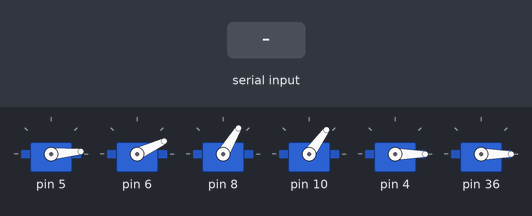
The sketch below on a simulated Arduino Uno, built with avr-gcc and run on an emulated ATmega328P. Shown: 6 × servo. Inputs (shaded band) come from the test bench. What the sketch prints to the serial monitor is not drawn.

Above: at 16.2 s.
16.3 s: "x" received over Serial
At 18.0 s:
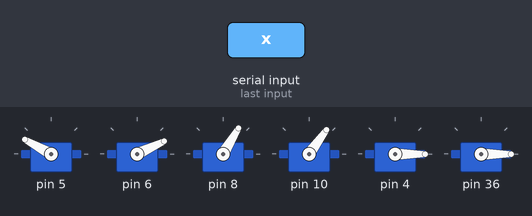
18.6 s: byte 122 ('z') received over Serial
At 19.8 s:
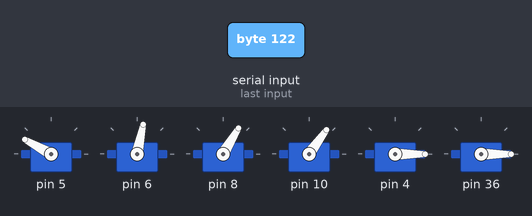
20.1 s: byte 85 ('U') received over Serial
At 21.6 s:
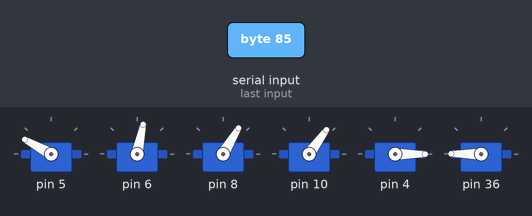
22.7 s: byte 84 ('T') received over Serial
At 24.5 s:
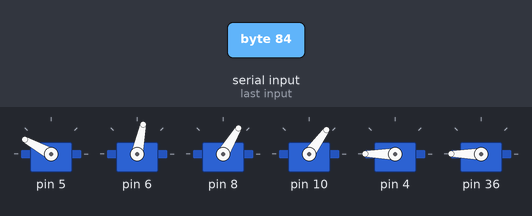
25.3 s: byte 117 ('u') received over Serial
At 26.8 s:
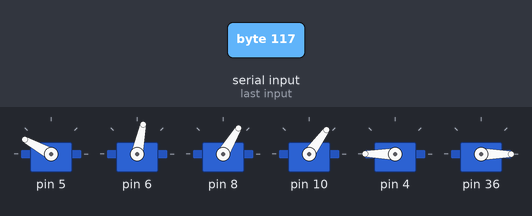
27.9 s: "X" received over Serial
At 29.2 s:
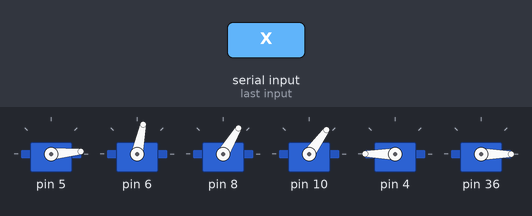
Timing chart, 0 to 30.9 s (numbered marks = the images above; inputs shaded):
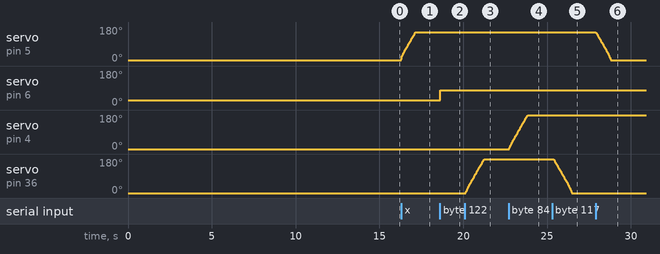

Measured:
- after the input at 16.3 s, servo on pin 5: moves from 5° to 151° over 0.83 s, starting at once
- after the input at 18.6 s, servo on pin 6: 25° → 78° at once
- after the input at 20.1 s, servo on pin 36: moves from 0° to 180° over 1.1 s, starting at once
- after the input at 22.7 s, servo on pin 4: moves from 0° to 180° over 1.1 s, starting at once
- after the input at 25.3 s, servo on pin 36: moves from 180° to 0° over 1.1 s, starting after 0.08 s
- after the input at 27.9 s, servo on pin 5: moves from 151° to 5° over 0.89 s, starting at once

The sketch:

BluetoothControl.ino
```cpp
#include <SoftwareSerial.h>
#include <Servo.h>

#define DELAY 2500
#define OneStepMillisecForSrvo 10;
//#define MAX_COUNT_MOTORS 20;
const int MAX_COUNT_MOTORS = 30;

class Motor {
  protected:
    int PinRelay;

  public:
    Motor(int pinRelay)
    {
      this->PinRelay = pinRelay;
      pinMode(this->PinRelay, OUTPUT);
      MotorOff();
    }

    int OneStepPlusMicrosec()
    {
      return 0;
    }

    int OneStepMinusMicrosec()
    {
      return 0;
    }

    bool MotorOn()
    {
      digitalWrite(this->PinRelay, LOW);
      return true;
    }

    bool MotorOff()
    {
      digitalWrite(this->PinRelay, HIGH);
      return true;
    }

    int setCurrentMin()
    {
      return 0;
    }

    int setCurrentMax()
    {
      return 0;
    }

};

class ServoPrivod : public Motor {

  protected:
    Servo servo;

    int PinServo;
    //int PinRelay;
    int CurrentMicrosec;

    int MinMicrosec;
    int MaxMicrosec;

  public:
    ServoPrivod(int pinControl, int pinRelay, int minMicrosec, int maxMicrosec) : Motor(pinRelay)
    {
      this->PinServo = pinControl;
      // this->PinRelay = pinRelay;
      servo.attach(pinControl);
      //pinMode(pinRelay, OUTPUT);
      this->MinMicrosec = minMicrosec;
      this->MaxMicrosec = maxMicrosec;
      this->CurrentMicrosec = minMicrosec;
      setCurrentMin();
      MotorOn();
      delay(DELAY);
      MotorOff();
    }

    int OneStepPlusMicrosec()
    {
      int newCurrent = -1;

      if (servo.attached())
      {
        newCurrent = this->CurrentMicrosec + OneStepMillisecForSrvo;

        if (newCurrent > this->MaxMicrosec)
          newCurrent = this->MaxMicrosec;

        this->CurrentMicrosec = newCurrent;

        //digitalWrite(this->PinRelay, LOW);
        //servo.writeMicroseconds(newCurrent);
        //delay(DELAY);
        //digitalWrite(this->PinRelay, HIGH);
      }

      return newCurrent;
    }

    int OneStepMinusMicrosec()
    {
      int newCurrent = -1;

      if (servo.attached())
      {
        newCurrent = this->CurrentMicrosec - OneStepMillisecForSrvo;

        if (newCurrent < this->MinMicrosec)
          newCurrent = this->MinMicrosec;

        this->CurrentMicrosec = newCurrent;

        //digitalWrite(this->PinRelay, LOW);
        //servo.writeMicroseconds(newCurrent);
        //delay(DELAY);
        //digitalWrite(this->PinRelay, HIGH);
      }

      return newCurrent;
    }

    int setCurrentMin()
    {
      int newCurrent = -1;

      if (servo.attached())
      {
        newCurrent = this->MinMicrosec;
        this->CurrentMicrosec = newCurrent;

        //digitalWrite(this->PinRelay, LOW);
        //servo.writeMicroseconds(newCurrent);
        //delay(DELAY);
        //digitalWrite(this->PinRelay, HIGH);
      }
      return newCurrent;
    }

    bool MotorOn()
    {
      bool res = false;
      if (servo.attached())
      {
        digitalWrite(this->PinRelay, LOW);
        servo.writeMicroseconds(this->CurrentMicrosec);
      }
      return res;
    }

    bool MotorOff()
    {
      digitalWrite(this->PinRelay, HIGH);
      return true;
    }

    int setCurrentMax()
    {
      this->CurrentMicrosec = this->MaxMicrosec;
      return this->CurrentMicrosec;
    }
};


//***************************************************************
// class Robot {

//   public:
//     Robot()
//     {
//       ;
//     }

//     void PlusOneStep(Motor* motor)
//     {
//       motor->OneStepPlusMicrosec();
//     }

//     void MinusOneStep(Motor* motor)
//     {
//       motor->OneStepMinusMicrosec();
//     }

//     void PlusOneStep(int countMotors, ...)
//     {
//       bool res = false;
//       if (countMotors > 0)
//       {
//         res = true;
//         va_list motors;                     // указатель va_list
//         va_start(motors, countMotors);      // устанавливаем указатель

//         for(int i = 0; i < countMotors; i++)
//         {
//           va_arg(motors, Motor*) -> OneStepPlusMicrosec();  // получаем значение текущего параметра типа Motor
//         }
//         va_end(motors); // завершаем обработку параметров
//       }

//       return res;
//     }

//     void MinusOneStep(int countMotors, ...)
//     {
//       bool res = false;
//       if (countMotors > 0)
//       {
//         res = true;
//         va_list motors;                     // указатель va_list
//         va_start(motors, countMotors);      // устанавливаем указатель

//         for(int i = 0; i < countMotors; i++)
//         {
//           va_arg(motors, Motor*) -> OneStepMinusMicrosec();  // получаем значение текущего параметра типа Motor
//         }
//         va_end(motors); // завершаем обработку параметров
//       }

//       return res;
//     }

//     bool MotorsOn(int countMotors, ...)
//     {
//       bool res = false;
//       if (countMotors > 0)
//       {
//         res = true;

//         Motor* tempArray[MAX_COUNT_MOTORS]; // Временный массив всех моторов
//         va_list motors;                     // указатель va_list
//         va_start(motors, countMotors);      // устанавливаем указатель

//         for(int i = 0; i < countMotors; i++)
//         {
//             tempArray[i] = va_arg(motors, Motor*);  // получаем значение текущего параметра типа Motor
//             tempArray[i] -> MotorOn();
//         }
//         va_end(motors); // завершаем обработку параметров

//         // delay(DELAY);   // Временная задержка для работы всех моторов

//         // for(int i = 0; i < countMotors; i++)
//         // {
//         //     tempArray[i] -> MotorOff();
//         // }
//       }

//       return res;
//     }

//     bool MotorsOff(int countMotors, ...)
//     {
//       bool res = false;
//       if (countMotors > 0)
//       {
//         res = true;

//         Motor* tempArray[MAX_COUNT_MOTORS]; // Временный массив всех моторов
//         va_list motors;                     // указатель va_list
//         va_start(motors, countMotors);      // устанавливаем указатель

//         for(int i = 0; i < countMotors; i++)
//         {
//             tempArray[i] = va_arg(motors, Motor*);  // получаем значение текущего параметра типа Motor
//             tempArray[i] -> MotorOff();
//         }
//         va_end(motors); // завершаем обработку параметров

//         // delay(DELAY);   // Временная задержка для работы всех моторов

//         // for(int i = 0; i < countMotors; i++)
//         // {
//         //     tempArray[i] -> MotorOff();
//         // }
//       }

//       return res;
//     }
// };
//***************************************************************

int GetValue; // Принимаемый сигнал
int led = 13; // Номер пина светодиода на плате ардуино
//SoftwareSerial BTserial(17, 16);  // Соединение по блютуз

Motor* cat11;
Motor* cat12;
Motor* cat21;
Motor* cat22;
ServoPrivod* X;
ServoPrivod* Z1;
ServoPrivod* Z2;
ServoPrivod* Y;
ServoPrivod* Hand;
ServoPrivod* Upper;

void setup()
{
  Serial.begin(9600);
  //BTserial.begin(9600);   // Соединение по блютуз
  //pinMode(led, OUTPUT);

  //*****************************************
  // Модель робота
  cat11 = new Motor(41);
  cat12 = new Motor(42);
  cat21 = new Motor(43);
  cat22 = new Motor(44);
  X = new ServoPrivod(5, 50, 600, 2100);
  Z1 = new ServoPrivod(6, 51, 800, 1350);
  Z2 = new ServoPrivod(8, 52, 1150, 1800);
  Z1->setCurrentMax();
  Y = new ServoPrivod(10, 53, 1100, 1450);
  Hand = new ServoPrivod(4, 46, 500, 2500);
  Upper = new ServoPrivod(36, 37, 500, 2500);
  //*****************************************
}

void loop()
{
  //if (Serial.available())
  if (Serial.available())
  {
    GetValue =  Serial.read();
    Serial.println(GetValue);

    switch (GetValue)
    {
      case '0':
      {
        cat11->MotorOff();
        cat12->MotorOff();
        cat21->MotorOff();
        cat22->MotorOff();
        X->MotorOff();
        Z1->MotorOff();
        Z2->MotorOff();
        Y->MotorOff();
        Hand->MotorOff();
        Upper->MotorOff();
        Serial.println("Motors are off!");
        break;
      }

      case '1':
      {
        cat11->MotorOn();
        cat21->MotorOn();
        break;
      }

      case '2':
      {
        cat12->MotorOn();
        cat21->MotorOn();
        break;
      }

      case '3':
      {
        cat12->MotorOn();
        cat22->MotorOn();
        break;
      }

      case '4':
      {
        cat11->MotorOn();
        cat22->MotorOn();
        break;
      }

      case 'X':
      {
        do
        {
          Serial.println(X->OneStepMinusMicrosec());
          X->MotorOn();
        } while(!Serial.available());
        break;
      }

      case 'x':
      {
        do
        {
          Serial.println(X->OneStepPlusMicrosec());
          X->MotorOn();
        } while(!Serial.available());
        break;
      }

      case 'Y':
      {
        do
        {
          Serial.println(Y->OneStepMinusMicrosec());
          Y->MotorOn();
        } while(!Serial.available());
        break;
      }

      case 'y':
      {
        do
        {
          Serial.println(Y->OneStepPlusMicrosec());
          Y->MotorOn();
        } while(!Serial.available());
        break;
      }

      case 'Z':
      {
        do
        {
          Serial.println(Z2->OneStepPlusMicrosec());
          Serial.println(Z1->OneStepMinusMicrosec());
          Z1->MotorOn();
          Z2->MotorOn();
        } while(!Serial.available());
        break;
      }

      case 'z':
      {
        do
        {
          Serial.println(Z1->OneStepPlusMicrosec());
          Serial.println(Z2->OneStepMinusMicrosec());
          Z1->MotorOn();
          Z2->MotorOn();
        } while(!Serial.available());
        break;
      }

      case 'U':
      {
        do
        {
          Serial.println(Upper->OneStepPlusMicrosec());
          Upper->MotorOn();
        } while(!Serial.available());
        break;
      }

      case 'u':
      {
        do
        {
          Serial.println(Upper->OneStepMinusMicrosec());
          Upper->MotorOn();
        } while(!Serial.available());
        break;
      }

      case 'T':
      {
        do
        {
          Serial.println(Hand->OneStepPlusMicrosec());
          Hand->MotorOn();
        } while(!Serial.available());
        break;
      }

      case 't':
      {
        do
        {
          Serial.println(Hand->OneStepMinusMicrosec());
          Hand->MotorOn();
        } while(!Serial.available());
        break;
      }

      default:
      {
        cat11->MotorOff();
        cat12->MotorOff();
        cat21->MotorOff();
        cat22->MotorOff();
        X->MotorOff();
        Z1->MotorOff();
        Z2->MotorOff();
        Y->MotorOff();
        Hand->MotorOff();
        Upper->MotorOff();
        Serial.println("Motors are off!");
        break;
      }
    }
  }
}
```
